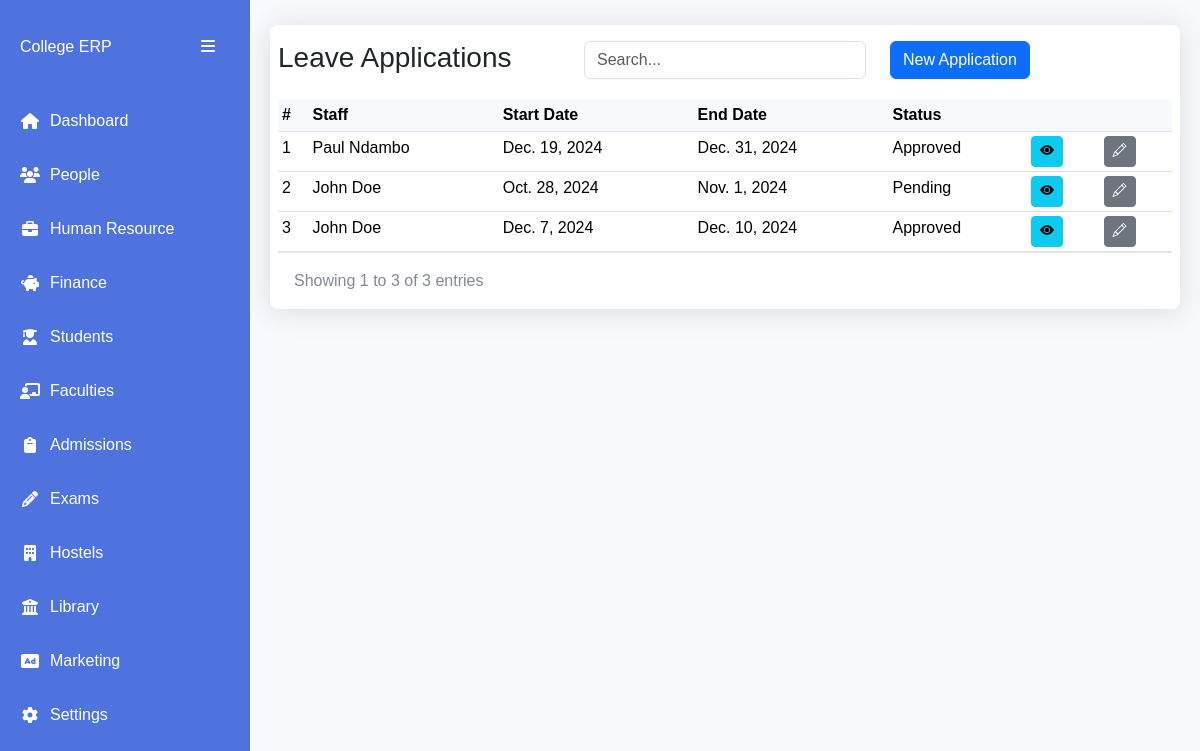
The page /staff/leave-applications/ on the database its author committed.
### apps/staff/models.py (models this page shows, shortened)
class StaffLeaveApplication(AbsoluteBaseModel):
    staff = models.ForeignKey(Staff, on_delete=models.CASCADE)
    start_date = models.DateField()
    end_date = models.DateField()
    leave_type = models.CharField(max_length=255, choices=LEAVE_TYPES)
    reason = models.CharField(max_length=255)
    status = models.CharField(max_length=255, choices=(("Pending", "Pending"), ("Approved", "Approved"), ("Declined", "Declined")), default="Pending")
    reason_declined = models.CharField(max_length=500, null=True)

class Staff(AbsoluteBaseModel):
    user = models.OneToOneField("users.User", on_delete=models.CASCADE)
    staff_number = models.CharField(max_length=255)
    department = models.ForeignKey(Department, on_delete=models.CASCADE)
    position = models.CharField(max_length=255, null=True)

### apps/users/models.py (models this page shows, shortened)
class User(AbstractUser, AbsoluteBaseModel):
    role = models.ForeignKey(UserRole, on_delete=models.CASCADE, null=True)
    gender = models.CharField(max_length=10, choices=GENDER_CHOICES)
    phone_number = models.CharField(max_length=255)
    id_number = models.CharField(max_length=255, null=True)
    passport_number = models.CharField(max_length=255, null=True)
    address = models.CharField(max_length=255, null=True)
    postal_code = models.CharField(max_length=255, null=True)
    city = models.CharField(max_length=255, null=True)
    state = models.CharField(max_length=255, null=True)
    country = models.CharField(max_length=255, null=True)
    date_of_birth = models.DateField(null=True)
    def name(self):
        return f"{self.first_name} {self.last_name}"

### apps/staff/views.py (the view)
# urls.py: path("leave-applications/", LeaveApplicationListView.as_view(), name="leave-applications"),
class LeaveApplicationListView(ListView):
    model = StaffLeaveApplication
    template_name = "staff/leaves/applications.html"
    context_object_name = "applications"
    paginate_by = 8
    staffs = Staff.objects.all()
    def get_queryset(self):
        queryset = super().get_queryset()
        search_query = self.request.GET.get("search", "")
        if search_query:
            queryset = queryset.filter(
                Q(id__icontains=search_query)
                | Q(staff__user__first_name__icontains=search_query)
            )
        return queryset.order_by("-created_on")
    def get_context_data(self, **kwargs):
        context = super().get_context_data(**kwargs)
        context["search_query"] = self.request.GET.get("search", "")
        context["staffs"] = self.staffs
        context["leave_types"] = LEAVE_TYPES
        return context

### templates/staff/leaves/applications.html (shortened to what this page needs)
{% extends "base1.html" %}
{% block content %}
<div class="table-card">
    <div class="row py-3 px-2">
      <div class="col">
          <h3>Leave Applications</h3>
      </div>
      <div class="col">
          <input type="text" class="form-control" placeholder="Search..."
          id="searchInput" value="{{ search_query }}">
      </div>
      <div class="col">
        <button class="btn btn-primary" data-bs-toggle="modal" data-bs-target="#newLeaveApplicationModal">New Application</button>
        </div>
  </div>
      <div class="table-container px-2">
        <table class="table data-table table-sm">
          <thead>
            <tr>
              <th scope="col">#</th>
              <th scope="col">Staff</th>
              <th scope="col">Start Date</th>
              <th scope="col">End Date</th>
              <th scope="col">Status</th>
              <th scope="col" colspan="3"></th>
            </tr>
          </thead>
          <tbody>
            {% for leave in applications %}
            <tr>
              <td>{{forloop.counter}}</td>
              <td>{{leave.staff.user.name}}</td>
              <td>{{leave.start_date}}</td>
              <td>{{leave.end_date}}</td>
              <td>{{leave.status}}</td>
              <td>
                <a href="{% url 'leave-application-details' leave.id %}" class="btn btn-info btn-sm"><i class="bi bi-eye-fill"></i></a>
              </td>
              <td><a class="btn btn-secondary btn-sm" data-bs-toggle="modal" data-bs-target="#editLeaveApplicationModal{{ leave.id }}">
                <i class="bi bi-pencil"></i>
              </a></td>
            </tr>
            {% endfor %}
          </tbody>
        </table>
        <div class="table-footer">
          <div class="page-info">
              Showing
              {{ page_obj.start_index }}
              to
              {{ page_obj.end_index }}
              of
              {{ paginator.count }}
              entries
          </div>
      </div>
      </div>
{% endblock content %}

### templates/base1.html (style rules this page uses)
:root { --sidebar-width: 250px; --sidebar-collapsed-width: 70px; --primary-color: #4e73df; --secondary-color: #858796; }
body { background-color: #f8f9fc; font-family: 'Nunito', sans-serif; overflow-x: hidden; }
.table-card { background: white; border-radius: 8px; box-shadow: 0 0.15rem 1.75rem 0 rgba(58, 59, 69, 0.15); margin: 5px 0; }
.table-container { overflow-x: auto; }
.data-table { margin-bottom: 0; }
.data-table th { background-color: #f8f9fc; border-top: none; white-space: nowrap; cursor: pointer; }
.table-footer { padding: 1rem; display: flex; justify-content: space-between; align-items: center; flex-wrap: wrap; gap: 1rem; border-top: 1px solid #e3e6f0; }
.page-info { color: #858796; }

### rows shown on the page
StaffLeaveApplication: staff.user.name "Paul Ndambo", start_date "Dec. 19, 2024", end_date "Dec. 31, 2024", status "Approved"
StaffLeaveApplication: staff.user.name "John Doe", start_date "Oct. 28, 2024", end_date "Nov. 1, 2024", status "Pending"
StaffLeaveApplication: staff.user.name "John Doe", start_date "Dec. 7, 2024", end_date "Dec. 10, 2024", status "Approved"

### other values the page prints
{{ page_obj.start_index }} "1"
{{ page_obj.end_index }} "3"
{{ paginator.count }} "3"
